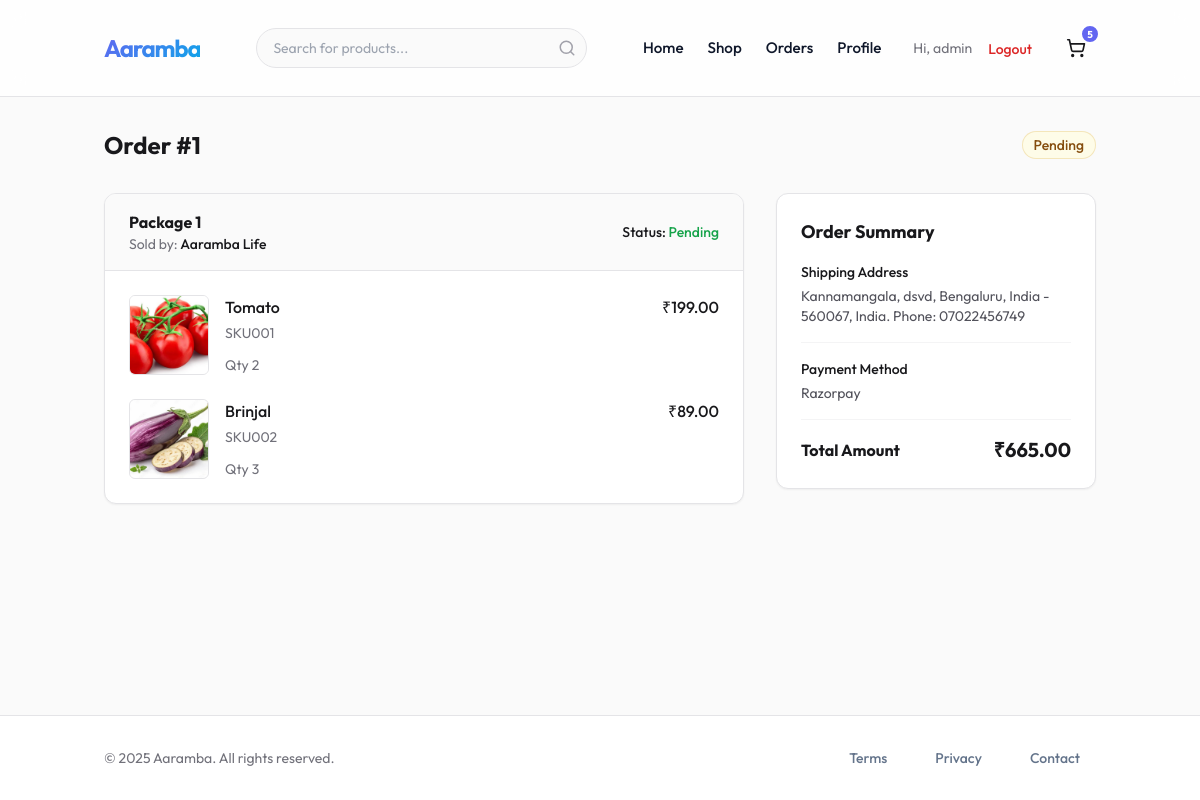
The page /orders/detail/1/ (signed in) on the database its author committed.
### accounts/models.py (models this page shows, shortened)
class User(AbstractUser):
    class Role(models.TextChoices):
        ADMIN = "ADMIN", "Admin"
        CUSTOMER = "CUSTOMER", "Customer"
        SELLER = "SELLER", "Seller"
        DELIVERY = "DELIVERY", "Delivery Partner"
    role = models.CharField(max_length=50, choices=Role.choices, default=Role.CUSTOMER)
    phone = models.CharField(max_length=15, blank=True, null=True)
    is_verified = models.BooleanField(default=False)

### orders/models.py (models this page shows, shortened)
class Cart(models.Model):
    user = models.ForeignKey(settings.AUTH_USER_MODEL, on_delete=models.CASCADE, null=True, blank=True, related_name='cart')
    session_id = models.CharField(max_length=255, null=True, blank=True)
    created_at = models.DateTimeField(auto_now_add=True)
    updated_at = models.DateTimeField(auto_now=True)
    @property
    def total_items(self):
        return sum(item.quantity for item in self.items.all())

class CartItem(models.Model):
    cart = models.ForeignKey(Cart, on_delete=models.CASCADE, related_name='items')
    product = models.ForeignKey(Product, on_delete=models.CASCADE)
    sku = models.ForeignKey(SKU, on_delete=models.CASCADE)
    quantity = models.PositiveIntegerField(default=1)

class Order(models.Model):
    class Status(models.TextChoices):
        PENDING = 'PENDING', 'Pending'
        PAID = 'PAID', 'Paid'
        FAILED = 'FAILED', 'Failed'
        CANCELLED = 'CANCELLED', 'Cancelled'
    user = models.ForeignKey(settings.AUTH_USER_MODEL, on_delete=models.CASCADE, related_name='orders')
    shipping_address = models.TextField() # Snapshot of address
    total_amount = models.DecimalField(max_digits=10, decimal_places=2)
    payment_id = models.CharField(max_length=100, blank=True, null=True) # Razorpay Order ID
    status = models.CharField(max_length=20, choices=Status.choices, default=Status.PENDING)
    created_at = models.DateTimeField(auto_now_add=True)
    updated_at = models.DateTimeField(auto_now=True)

class OrderItem(models.Model):
    order = models.ForeignKey(Order, on_delete=models.CASCADE, related_name='items')
    product = models.ForeignKey(Product, on_delete=models.CASCADE)
    sku = models.ForeignKey(SKU, on_delete=models.CASCADE)
    quantity = models.PositiveIntegerField()
    price = models.DecimalField(max_digits=10, decimal_places=2) # Price at time of purchase

### delivery/models.py (models this page shows, shortened)
class Shipment(models.Model):
    class Status(models.TextChoices):
        PENDING = 'PENDING', 'Pending'
        READY_TO_SHIP = 'READY', 'Ready to Ship'
        SHIPPED = 'SHIPPED', 'Shipped'
        DELIVERED = 'DELIVERED', 'Delivered'
        RETURNED = 'RETURNED', 'Returned'
    order = models.ForeignKey(Order, on_delete=models.CASCADE, related_name='shipments')
    seller = models.ForeignKey(Seller, on_delete=models.CASCADE, related_name='shipments')
    tracking_number = models.CharField(max_length=100, blank=True, null=True)
    status = models.CharField(max_length=20, choices=Status.choices, default=Status.PENDING)
    updated_at = models.DateTimeField(auto_now=True)

### sellers/models.py (models this page shows, shortened)
class Seller(models.Model):
    user = models.OneToOneField(settings.AUTH_USER_MODEL, on_delete=models.CASCADE, related_name='seller_profile')
    business_name = models.CharField(max_length=255)
    business_address = models.TextField()
    tax_id = models.CharField(max_length=50, blank=True, null=True)
    is_approved = models.BooleanField(default=False)
    commission_rate = models.DecimalField(max_digits=5, decimal_places=2, default=5.00) # Percentage
    created_at = models.DateTimeField(auto_now_add=True)

### products/models.py (models this page shows, shortened)
class Product(models.Model):
    seller = models.ForeignKey(Seller, on_delete=models.CASCADE, related_name='products')
    category = TreeForeignKey(Category, on_delete=models.SET_NULL, null=True, related_name='products')
    title = models.CharField(max_length=255)
    description = models.TextField()
    base_price = models.DecimalField(max_digits=10, decimal_places=2)
    image = models.ImageField(upload_to='products/', blank=True, null=True)
    created_at = models.DateTimeField(auto_now_add=True)
    updated_at = models.DateTimeField(auto_now=True)
    is_active = models.BooleanField(default=True)

class SKU(models.Model):
    product = models.ForeignKey(Product, on_delete=models.CASCADE, related_name='skus')
    sku_code = models.CharField(max_length=50, unique=True)
    price = models.DecimalField(max_digits=10, decimal_places=2)
    stock = models.PositiveIntegerField(default=0)
    attributes = models.JSONField(default=dict) # e.g., {'color': 'Red', 'size': 'M'}

### orders/views.py (the view)
# urls.py: path('detail/<int:order_id>/', views.order_detail, name='order_detail'),
@login_required
def order_detail(request, order_id):
    order = get_object_or_404(Order, pk=order_id, user=request.user)
    return render(request, 'orders/order_detail.html', {'order': order})

### templates/orders/order_detail.html (shortened to what this page needs)
{% extends 'base.html' %}
{% block content %}
<div class="container mx-auto px-4 py-8">
    <div class="flex flex-col sm:flex-row justify-between items-start sm:items-center mb-8 gap-4">
        <h2 class="text-2xl font-bold text-zinc-900">Order #{{ order.id }}</h2>
        <span class="inline-flex items-center rounded-full px-3 py-1 text-sm font-medium
            {% if order.status == 'PAID' %}bg-green-50 text-green-700 ring-1 ring-inset ring-green-600/20
            {% elif order.status == 'PENDING' %}bg-yellow-50 text-yellow-800 ring-1 ring-inset ring-yellow-600/20
            {% else %}bg-zinc-100 text-zinc-800 ring-1 ring-inset ring-zinc-500/10{% endif %}">
            {{ order.get_status_display }}
        </span>
    </div>
    <div class="flex flex-col lg:flex-row gap-8">
        <div class="flex-grow space-y-6">
            {% for shipment in order.shipments.all %}
            <div class="bg-white rounded-xl border border-zinc-200 shadow-sm overflow-hidden">
                <div
                    class="bg-zinc-50 px-6 py-4 border-b border-zinc-200 flex flex-col sm:flex-row justify-between items-start sm:items-center gap-4">
                    <div>
                        <h3 class="font-bold text-zinc-900">Package {{ forloop.counter }}</h3>
                        <p class="text-sm text-zinc-500">Sold by: <span class="font-medium text-zinc-900">
                                {{ shipment.seller.business_name }}
                            </span></p>
                    </div>
                    <div class="text-right">
                        <p class="text-sm font-medium text-zinc-900">Status: <span class="text-green-600">
                                {{shipment.get_status_display }}</span></p>
                    </div>
                </div>
                <div class="p-6 space-y-6">
                    {% for item in order.items.all %}
                    {% if item.product.seller == shipment.seller %}
                    <div class="flex gap-4">
                        <div
                            class="h-20 w-20 flex-shrink-0 overflow-hidden rounded-md border border-zinc-200 bg-zinc-100">
                            {% if item.product.image %}
                            <img src="{{ item.product.image.url }}" alt="{{ item.product.title }}"
                                class="h-full w-full object-cover object-center">
                            {% else %}
                            <img src="https://placehold.co/200x200?text={{ item.product.title|urlencode }}"
                                alt="{{ item.product.title }}"
                                class="h-full w-full object-cover object-center opacity-80">
                            {% endif %}
                        </div>
                        <div class="flex flex-1 flex-col">
                            <div>
                                <div class="flex justify-between text-base font-medium text-zinc-900">
                                    <h3><a href="{% url 'products:product_detail' item.product.pk %}"
                                            class="hover:underline">{{ item.product.title }}</a></h3>
                                    <p class="ml-4">₹{{ item.price }}</p>
                                </div>
                                <p class="mt-1 text-sm text-zinc-500">{{ item.sku.sku_code }}</p>
                            </div>
                            <div class="flex flex-1 items-end justify-between text-sm">
                                <p class="text-zinc-500">Qty {{ item.quantity }}</p>
                            </div>
                        </div>
                    </div>
                    {% endif %}
                    {% endfor %}
                </div>
            </div>
            {% endfor %}
        </div>
        <div class="lg:w-80 flex-shrink-0">
            <div class="bg-white p-6 rounded-xl border border-zinc-200 shadow-sm sticky top-24">
                <h3 class="text-lg font-bold text-zinc-900 mb-4">Order Summary</h3>
                <div class="space-y-4">
                    <div>
                        <h4 class="text-sm font-medium text-zinc-900 mb-1">Shipping Address</h4>
                        <p class="text-sm text-zinc-600">{{ order.shipping_address }}</p>
                    </div>
                    <div class="border-t border-zinc-100 pt-4">
                        <h4 class="text-sm font-medium text-zinc-900 mb-1">Payment Method</h4>
                        <p class="text-sm text-zinc-600">Razorpay</p>
                    </div>
                    <div class="border-t border-zinc-100 pt-4 flex justify-between items-center">
                        <span class="font-bold text-zinc-900">Total Amount</span>
                        <span class="font-bold text-xl text-zinc-900">₹{{ order.total_amount }}</span>
                    </div>
                </div>
            </div>
        </div>
    </div>
</div>
{% endblock %}

### templates/base.html (shortened to what this page needs)
<!DOCTYPE html>
<html lang="en">
<head>
    <script src="https://cdn.tailwindcss.com"></script>
    {% load static %}
    <link rel="stylesheet" href="{% static 'css/style.css' %}">
</head>
<body class="bg-zinc-50 text-zinc-900 antialiased min-h-screen flex flex-col">
    <header class="main-header sticky top-0 z-50 w-full border-b border-zinc-200 bg-white/80 backdrop-blur-md">
        <div class="container mx-auto px-4 h-16 flex items-center justify-between">
            <a href="{% url 'core:home' %}" class="logo flex items-center gap-2">
                <span class="text-2xl font-bold tracking-tighter">Aaramba</span>
            </a>
            <div class="hidden md:flex relative w-1/3 mx-4">
                <form action="{% url 'products:product_list' %}" method="get" class="w-full relative">
                    <input type="text" name="q" id="search-input" placeholder="Search for products..."
                        class="w-full h-10 pl-4 pr-10 rounded-full border border-zinc-200 bg-zinc-50 text-sm focus:outline-none focus:ring-2 focus:ring-primary/20 focus:border-primary transition-all"
                        autocomplete="off">
                    <button type="submit"
                        class="absolute right-0 top-0 h-10 w-10 flex items-center justify-center text-zinc-400 hover:text-primary transition-colors">
                        <svg xmlns="http://www.w3.org/2000/svg" width="18" height="18" viewBox="0 0 24 24" fill="none"
                            stroke="currentColor" stroke-width="2" stroke-linecap="round" stroke-linejoin="round">
                            <circle cx="11" cy="11" r="8"></circle>
                            <line x1="21" y1="21" x2="16.65" y2="16.65"></line>
                        </svg>
                    </button>
                </form>
            </div>
            <nav class="nav-links hidden md:flex items-center gap-6">
                <a href="{% url 'core:home' %}"
                    class="text-sm font-medium hover:text-primary transition-colors">Home</a>
                <a href="{% url 'products:product_list' %}"
                    class="text-sm font-medium hover:text-primary transition-colors">Shop</a>
                {% if user.is_authenticated %}
                <a href="{% url 'orders:order_history' %}"
                    class="text-sm font-medium hover:text-primary transition-colors">Orders</a>
                <a href="{% url 'accounts:profile' %}"
                    class="text-sm font-medium hover:text-primary transition-colors">Profile</a>
                <div class="flex items-center gap-4 ml-2">
                    <span class="text-sm text-zinc-500">Hi, {{ user.username }}</span>
                    <form action="{% url 'accounts:logout' %}" method="post" class="inline">
                        <button type="submit"
                            class="text-sm font-medium text-red-600 hover:text-red-700 transition-colors">Logout</button>
                    </form>
                </div>
                {% endif %}
                <a href="{% url 'orders:view_cart' %}"
                    class="relative inline-flex items-center justify-center w-10 h-10 rounded-full hover:bg-zinc-100 transition-colors">
                    <span
                        class="cart-badge absolute -top-1 -right-1 bg-primary text-white text-[10px] font-bold h-5 w-5 flex items-center justify-center rounded-full border-2 border-white {% if request.user.cart.first.total_items > 0 %}{% else %}hidden{% endif %}">
                        {% if request.user.is_authenticated %}
                        {{ request.user.cart.first.total_items|default:0 }}
                        {% else %}
                        0
                        {% endif %}
                    </span>
                </a>
            </nav>
        </div>
    </header>
    <main class="flex-1">
        {% block content %}
        {% endblock %}
    </main>
    <footer class="main-footer border-t border-zinc-200 bg-white py-8 mt-auto">
        <div class="container mx-auto px-4 flex flex-col md:flex-row justify-between items-center gap-4">
            <p class="text-sm text-zinc-500">&copy; 2025 Aaramba. All rights reserved.</p>
            <div class="flex gap-4">
                <a href="{% url 'core:terms' %}" class="text-sm text-zinc-500 hover:text-zinc-900">Terms</a>
                <a href="{% url 'core:privacy' %}" class="text-sm text-zinc-500 hover:text-zinc-900">Privacy</a>
                <a href="{% url 'core:contact' %}" class="text-sm text-zinc-500 hover:text-zinc-900">Contact</a>
            </div>
        </div>
    </footer>
</body>
</html>

### rows shown on the page
User: username "admin", user.cart.first.total_items "5"
Order: id "1", status "Pending", shipping_address "Kannamangala, dsvd, Bengaluru, India - 560067, India. Phone: 07022456749", total_amount "665.00"
Shipment: seller.business_name "Aaramba Life", status "Pending"
OrderItem: product.image (picture), product "Tomato", price "199.00", sku.sku_code "SKU001", quantity "2"
OrderItem: product.image (picture), product "Brinjal", price "89.00", sku.sku_code "SKU002", quantity "3"
